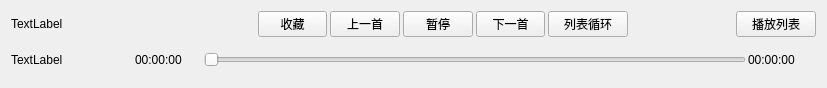
<?xml version="1.0" encoding="UTF-8"?>
<ui version="4.0">
 <class>Form</class>
 <widget class="QWidget" name="Form">
  <property name="geometry">
   <rect>
    <x>0</x>
    <y>0</y>
    <width>827</width>
    <height>88</height>
   </rect>
  </property>
  <property name="windowTitle">
   <string>Form</string>
  </property>
  <layout class="QVBoxLayout" name="verticalLayout_2">
   <item>
    <layout class="QHBoxLayout" name="horizontalLayout_2" stretch="3,4,2,2,2,2,2,3,1">
     <property name="spacing">
      <number>3</number>
     </property>
     <item>
      <widget class="QLabel" name="name_label">
       <property name="sizePolicy">
        <sizepolicy hsizetype="Expanding" vsizetype="Preferred">
         <horstretch>0</horstretch>
         <verstretch>0</verstretch>
        </sizepolicy>
       </property>
       <property name="minimumSize">
        <size>
         <width>100</width>
         <height>0</height>
        </size>
       </property>
       <property name="styleSheet">
        <string notr="true">font: 10pt &quot;微软雅黑&quot;;</string>
       </property>
       <property name="text">
        <string>TextLabel</string>
       </property>
      </widget>
     </item>
     <item>
      <spacer name="horizontalSpacer_2">
       <property name="orientation">
        <enum>Qt::Horizontal</enum>
       </property>
       <property name="sizeType">
        <enum>QSizePolicy::Expanding</enum>
       </property>
       <property name="sizeHint" stdset="0">
        <size>
         <width>140</width>
         <height>20</height>
        </size>
       </property>
      </spacer>
     </item>
     <item>
      <widget class="QPushButton" name="favor_button">
       <property name="minimumSize">
        <size>
         <width>50</width>
         <height>0</height>
        </size>
       </property>
       <property name="styleSheet">
        <string notr="true">font: 10pt &quot;微软雅黑&quot;;</string>
       </property>
       <property name="text">
        <string>收藏</string>
       </property>
      </widget>
     </item>
     <item>
      <widget class="QPushButton" name="previous_button">
       <property name="minimumSize">
        <size>
         <width>50</width>
         <height>0</height>
        </size>
       </property>
       <property name="styleSheet">
        <string notr="true">font: 10pt &quot;微软雅黑&quot;;</string>
       </property>
       <property name="text">
        <string>上一首</string>
       </property>
      </widget>
     </item>
     <item>
      <widget class="QPushButton" name="suspend_button">
       <property name="minimumSize">
        <size>
         <width>50</width>
         <height>0</height>
        </size>
       </property>
       <property name="styleSheet">
        <string notr="true">font: 10pt &quot;微软雅黑&quot;;</string>
       </property>
       <property name="text">
        <string>暂停</string>
       </property>
      </widget>
     </item>
     <item>
      <widget class="QPushButton" name="next_button">
       <property name="minimumSize">
        <size>
         <width>50</width>
         <height>0</height>
        </size>
       </property>
       <property name="styleSheet">
        <string notr="true">font: 10pt &quot;微软雅黑&quot;;</string>
       </property>
       <property name="text">
        <string>下一首</string>
       </property>
      </widget>
     </item>
     <item>
      <widget class="QPushButton" name="play_manner_button">
       <property name="minimumSize">
        <size>
         <width>80</width>
         <height>0</height>
        </size>
       </property>
       <property name="styleSheet">
        <string notr="true">font: 10pt &quot;微软雅黑&quot;;</string>
       </property>
       <property name="text">
        <string>列表循环</string>
       </property>
      </widget>
     </item>
     <item>
      <spacer name="horizontalSpacer">
       <property name="orientation">
        <enum>Qt::Horizontal</enum>
       </property>
       <property name="sizeHint" stdset="0">
        <size>
         <width>40</width>
         <height>20</height>
        </size>
       </property>
      </spacer>
     </item>
     <item>
      <widget class="QPushButton" name="playlist_button">
       <property name="styleSheet">
        <string notr="true">font: 10pt &quot;微软雅黑&quot;;</string>
       </property>
       <property name="text">
        <string>播放列表</string>
       </property>
      </widget>
     </item>
    </layout>
   </item>
   <item>
    <layout class="QHBoxLayout" name="horizontalLayout" stretch="3,2,2,16,2">
     <property name="spacing">
      <number>2</number>
     </property>
     <item>
      <widget class="QLabel" name="creator_label">
       <property name="styleSheet">
        <string notr="true">font: 10pt &quot;微软雅黑&quot;;</string>
       </property>
       <property name="text">
        <string>TextLabel</string>
       </property>
      </widget>
     </item>
     <item>
      <spacer name="horizontalSpacer_3">
       <property name="orientation">
        <enum>Qt::Horizontal</enum>
       </property>
       <property name="sizeType">
        <enum>QSizePolicy::Fixed</enum>
       </property>
       <property name="sizeHint" stdset="0">
        <size>
         <width>20</width>
         <height>20</height>
        </size>
       </property>
      </spacer>
     </item>
     <item>
      <widget class="QLabel" name="left_time_label">
       <property name="sizePolicy">
        <sizepolicy hsizetype="Minimum" vsizetype="Preferred">
         <horstretch>0</horstretch>
         <verstretch>0</verstretch>
        </sizepolicy>
       </property>
       <property name="styleSheet">
        <string notr="true">font: 10pt &quot;微软雅黑&quot;;</string>
       </property>
       <property name="text">
        <string>00:00:00</string>
       </property>
      </widget>
     </item>
     <item>
      <widget class="QSlider" name="time_slider">
       <property name="orientation">
        <enum>Qt::Horizontal</enum>
       </property>
      </widget>
     </item>
     <item>
      <widget class="QLabel" name="right_time_label">
       <property name="sizePolicy">
        <sizepolicy hsizetype="Minimum" vsizetype="Preferred">
         <horstretch>0</horstretch>
         <verstretch>0</verstretch>
        </sizepolicy>
       </property>
       <property name="styleSheet">
        <string notr="true">font: 10pt &quot;微软雅黑&quot;;</string>
       </property>
       <property name="text">
        <string>00:00:00</string>
       </property>
      </widget>
     </item>
    </layout>
   </item>
  </layout>
 </widget>
 <resources/>
 <connections/>
</ui>
